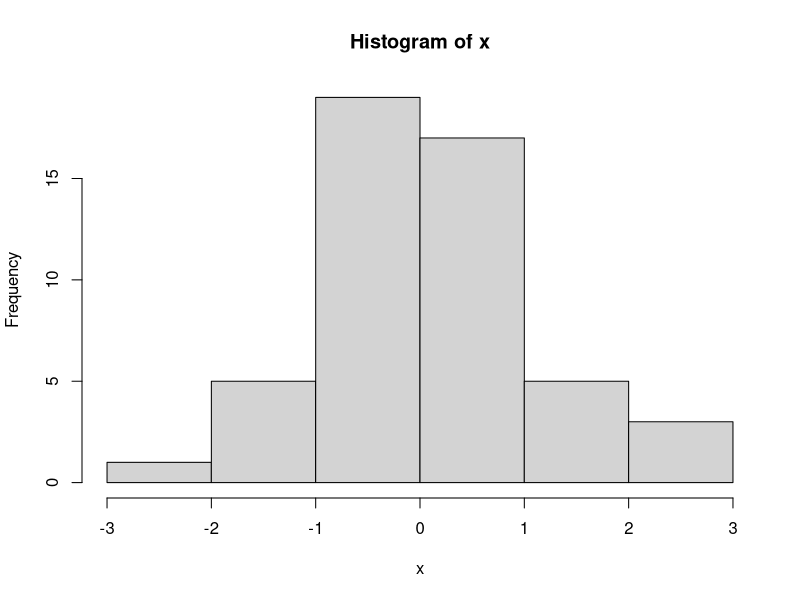
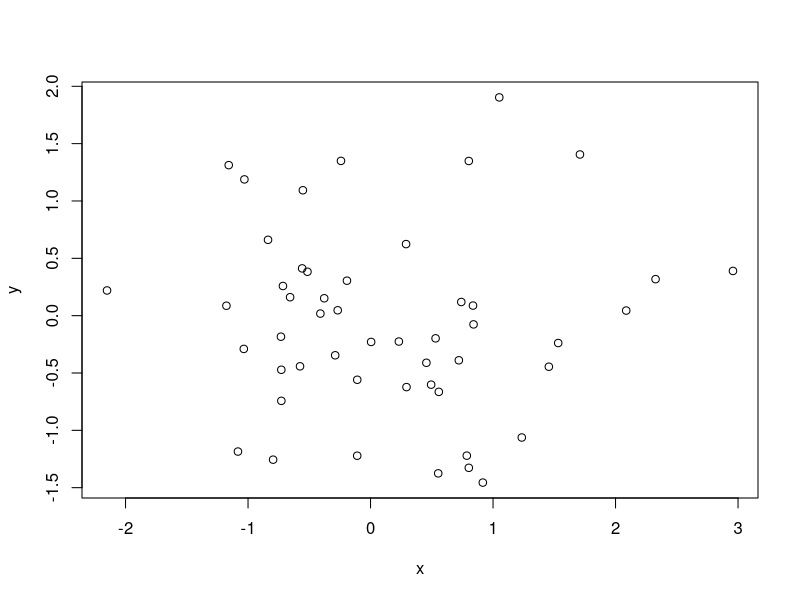
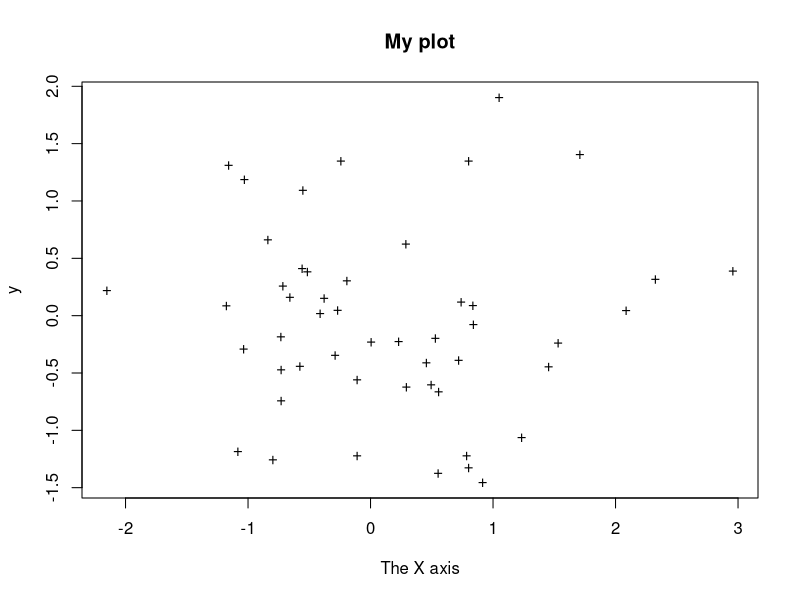

Here is the R script that generated these plots, in order:
## ---- chunk 1
knitr::opts_chunk$set(echo = TRUE)
## ---- chunk 2
x <- 2  # assign the value 2 to x
y <- 3  # y is 3
z <- x+y  # assign the sum to z
z  # look at the result
## ---- chunk 3
x <- c(1,9,7,3)  # x is a length 4 vector
x  # take a look
y <- 1:4  # ":" is useful for assigning a sequence
y  # take a look
z <- x+y # vector arithmetic works as expected
z # take a look
xm <- cbind(x,y,z) # make a matrix by binding x, y, z together column-wise
xm # take a look
t(xm) # the transpose of xm
rbind(x, y, z) # make a matrix by binding x, y, z together row-wise
## ---- chunk 4
x <- rnorm(50) # generat 50 standard normal random numbers
mean(x) # the mean
var(x) # the variance
summary(x) # 5 number summary plus the mean
stem(x) # a stemplot of x
y <- rnorm(50) # more random numbers
cor(x,y) # the correlation of x and y
## ---- chunk 5
hist(x) # a histogram of x
plot(x,y) # a simple scatter plot
plot(x,y,pch="+",xlab="The X axis",main="My plot") # add some more options to the plot
## ---- chunk 6
help(cbind) # If you know the command you want help for
## ---- chunk 7
gala <- read.table("gala.data") # read the data into R
## ---- chunk 8
gala # take a look
## ---- chunk 9
dim(gala) # check the dimension of the data
## ---- chunk 10
gala$Species # pick out a particular variable
gala$Sp # unique abbreviations work
attach(gala) # makes the prepending of gala unnecessary - see next line
Species 
## ---- chunk 11
gala[2,] # the second row
gala[,3] # the third column
gala[2,3] # the (2,3) element
gala[c(1,2,4), ] # the first, second, and fourth rows
gala[3:6,] # the third through sixth rows
gala[,-c(1,2)] # "-" indicates "everything but", this keeps all data except the first two columns
gala[gala$Sp > 300,] # select those cases whose Species are greater than 300
